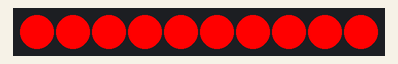
The program below on a simulated ESP32 board running MicroPython. Parts: 10 RGB LEDs in strip order, left to right. Random numbers come from a fixed seed; what the program prints to the serial console is not drawn.

Above: at 0.1 s.
At 0.9 s:
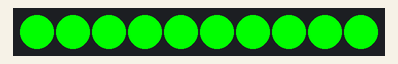
At 1.7 s:
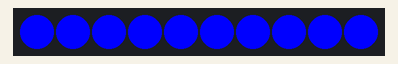
At 2.5 s:
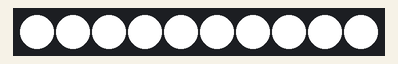
At 7.77 s:
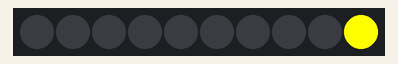
At 34.9 s:
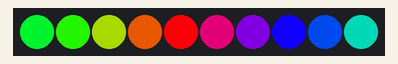

The program:

ws2812testok.py
```python
import machine
import neopixel
import time
import random

# ========== 配置 ==========
PIN = 42          # GPIO42
NUM_LEDS = 10     # 10个灯

# 初始化NeoPixel
np = neopixel.NeoPixel(machine.Pin(PIN), NUM_LEDS)

# ========== 颜色定义 (R, G, B) ==========
BLACK  = (0, 0, 0)
RED    = (255, 0, 0)
GREEN  = (0, 255, 0)
BLUE   = (0, 0, 255)
YELLOW = (255, 255, 0)
CYAN   = (0, 255, 255)
MAGENTA= (255, 0, 255)
WHITE  = (255, 255, 255)

# ========== 基础函数 ==========
def clear():
    """全部熄灭"""
    np.fill(BLACK)
    np.write()

def solid(color, delay_ms=1000):
    """全亮某种颜色"""
    np.fill(color)
    np.write()
    time.sleep_ms(delay_ms)

def color_wipe(color, delay_ms=100):
    """逐个点亮"""
    for i in range(NUM_LEDS):
        np[i] = color
        np.write()
        time.sleep_ms(delay_ms)

def rainbow_cycle(delay_ms=50):
    """彩虹循环效果"""
    def wheel(pos):
        if pos < 85:
            return (pos * 3, 255 - pos * 3, 0)
        elif pos < 170:
            pos -= 85
            return (255 - pos * 3, 0, pos * 3)
        else:
            pos -= 170
            return (0, pos * 3, 255 - pos * 3)

    for j in range(256):
        for i in range(NUM_LEDS):
            pixel_index = (i * 256 // NUM_LEDS) + j
            np[i] = wheel(pixel_index & 255)
        np.write()
        time.sleep_ms(delay_ms)

def chase(color, delay_ms=100):
    """追逐效果（一个亮灯跑动）"""
    for i in range(NUM_LEDS * 3):
        clear()
        np[i % NUM_LEDS] = color
        np.write()
        time.sleep_ms(delay_ms)

def breathe(color, steps=50, delay_ms=30):
    """呼吸灯效果"""
    for i in range(steps):
        brightness = int((i / steps) * 255)
        np.fill((color[0] * brightness // 255,
                 color[1] * brightness // 255,
                 color[2] * brightness // 255))
        np.write()
        time.sleep_ms(delay_ms)
    for i in range(steps, 0, -1):
        brightness = int((i / steps) * 255)
        np.fill((color[0] * brightness // 255,
                 color[1] * brightness // 255,
                 color[2] * brightness // 255))
        np.write()
        time.sleep_ms(delay_ms)

def random_sparkle(delay_ms=100, count=50):
    """随机闪烁"""
    for _ in range(count):
        clear()
        idx = random.randint(0, NUM_LEDS - 1)
        np[idx] = (random.randint(0, 255),
                   random.randint(0, 255),
                   random.randint(0, 255))
        np.write()
        time.sleep_ms(delay_ms)

def theater_chase(color, delay_ms=100, cycles=10):
    """剧院追逐效果"""
    for _ in range(cycles):
        for q in range(3):
            clear()
            for i in range(0, NUM_LEDS, 3):
                if i + q < NUM_LEDS:
                    np[i + q] = color
            np.write()
            time.sleep_ms(delay_ms)

# ========== 主测试程序 ==========
def run_tests():
    print("=" * 40)
    print("WS2812 测试程序 - ESP32-S3 GPIO42")
    print("=" * 40)

    # 1. 全亮基础色测试
    print("[1/7] 基础颜色测试...")
    for color, name in [(RED, "红"), (GREEN, "绿"), (BLUE, "蓝"), (WHITE, "白")]:
        print(f"  -> {name}")
        solid(color, 800)

    # 2. 逐个点亮
    print("[2/7] 逐个点亮...")
    color_wipe(CYAN, 80)
    clear()
    time.sleep_ms(200)

    # 3. 追逐效果
    print("[3/7] 追逐效果...")
    chase(YELLOW, 120)
    clear()
    time.sleep_ms(200)

    # 4. 呼吸灯
    print("[4/7] 呼吸灯...")
    breathe(MAGENTA, 40, 40)
    clear()
    time.sleep_ms(200)

    # 5. 彩虹循环
    print("[5/7] 彩虹循环...")
    for _ in range(3):
        rainbow_cycle(30)
    clear()
    time.sleep_ms(200)

    # 6. 随机闪烁
    print("[6/7] 随机闪烁...")
    random_sparkle(80, 30)
    clear()
    time.sleep_ms(200)

    # 7. 剧院追逐
    print("[7/7] 剧院追逐...")
    theater_chase(GREEN, 150, 6)

    clear()
    print("测试完成！")

# ========== 运行 ==========
if __name__ == "__main__":
    clear()
    try:
        while True:
            run_tests()
            time.sleep(1)
    except KeyboardInterrupt:
        clear()
        print("程序已停止，灯已熄灭")
```

Measured:
- what the display in image 1 shows lasts 0.8 s, from 0.8 s to 1.6 s
